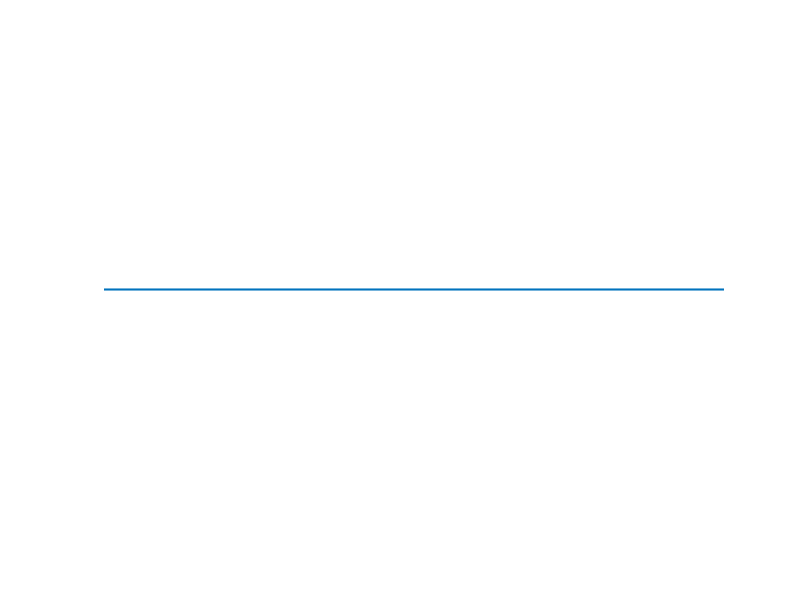

Write the MATLAB code that produced this figure. (Note: this script raises an error after producing the figure.)
function exp_graph2 () % draw a nice graph of an exponential function

   fontsize=20;    % the font size for the x and y labels
   arrowsize=6;    % how big to make the arrows
   thickness=1.5;  % how thick to make the lines and curves
   small=0.1;      % a small number used for text placement
%  the parameters above need tweaking to obtain a good looking picture
  
   x1=-2; x2=2; y1=-2; y2=2;          % the viewing window is [x1, x2] x [y1, y2]
   x=x1:0.01:x2;                      % a mesh between x1 and x2 with spacing 0.01
   c=1; y=exp(x)-c;                   % the function to be graphed is e^x-c

   figure(1); clf; hold on; axis equal; axis off;           % prepare the plotting window

   plot([x1, x2], [0, 0], 'LineWidth', thickness)           % draw the x-axis
   arrow([0, 0], [x2, 0], thickness, arrowsize)             % draw its arrow
   H=text(x2, -2*small, sprintf('x'));                      % label the x-axis
   set(H, 'FontSize', fontsize);                            % the label font size
  
   plot([0, 0], [y1, y2], 'LineWidth', thickness)           % draw the y-axis
   arrow([0, 0], [0, y2], thickness, arrowsize)             % draw its arrow
   H=text(-3*small, y2, sprintf('y'));                      % label the y-axis
   set(H, 'FontSize', fontsize);                            % the label font size

   plot(x, y, 'LineWidth', thickness);                      % draw the graph
   plot([x1, x2], [-c, -c], '--', 'LineWidth', thickness/2) % draw the asymptote
   H=text(-3*small, -c-2*small, sprintf('%2.0f', -c));      % label the asymptote
   set(H, 'FontSize', fontsize);                            % the label font size

   H=text(x2, y2, sprintf('function', c));               % label the graph
   set(H, 'FontSize', fontsize);                            % the label font size

   small2=0.02; % another small number. Extends the viewing window slightly, so that
   axis([x1 x2+small2 y1 y2+small2]); % arrows don't get blunted. Now set the viewing window
  
   saveas(gcf, 'exp_graph2.eps') % save the resulting picture as an eps file
                                % also can save as jpg or bmp